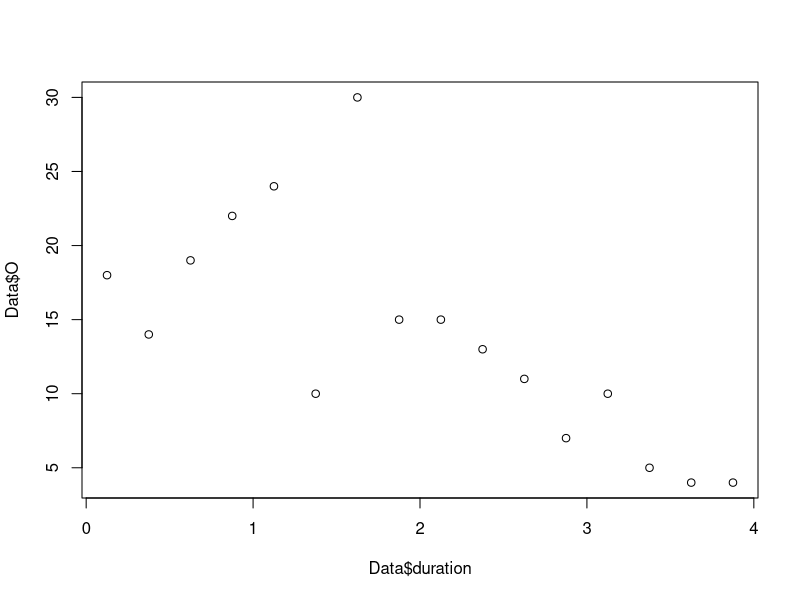
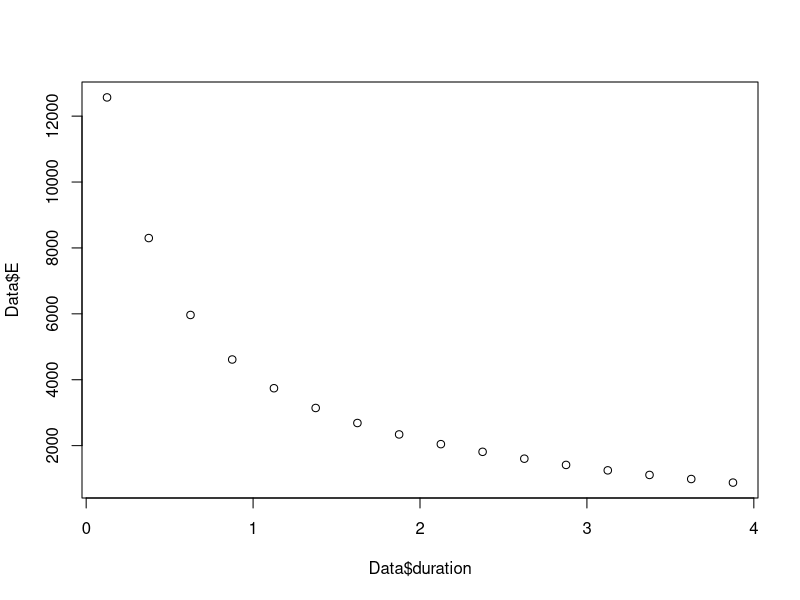
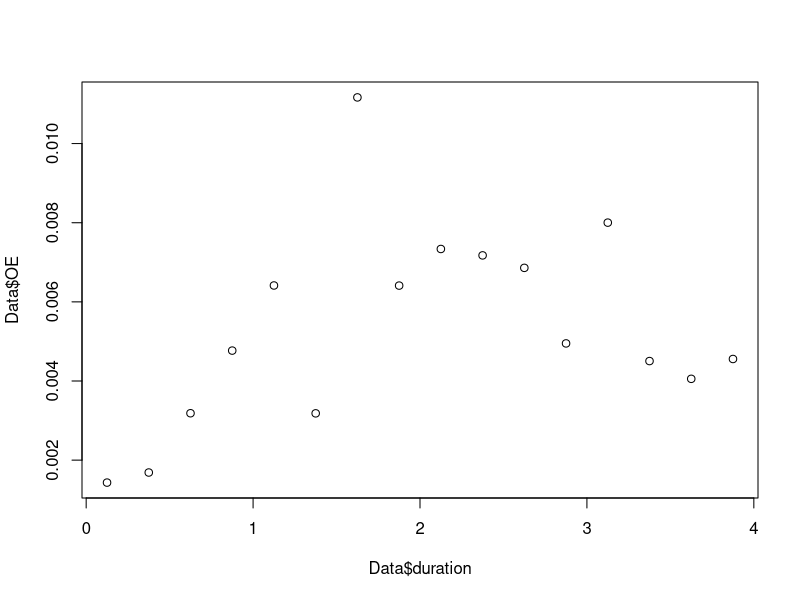

These figures' R source, in order: (Note: this script raises an error after producing the figures.)
######################################################
####               PAKKER OG DATA                 ####
######################################################
library(tidyverse)
library(ggplot2)
library(dplyr)
library(stats)
library(splines)
library(hexbin)

# Indlæs data:
Data <- read_csv("Data/LY/LYRF.csv")

# Opret variabel OE-rater
Data$OE <- Data$O / Data$E

# Vis data og opsummering
View(Data)
summary(Data)


######################################################
####          CENTRERING AF COVARIATER            ####
######################################################

#Centrerer duration
midpointsduration <- c((unique(Data$duration)[-1] + unique(Data$duration)[-length(unique(Data$duration))]) / 2, unique(Data$duration)[length(unique(Data$duration))])
Data$duration <- midpointsduration[match(Data$duration, unique(Data$duration))]

#Fjerner sidste datapunkt for duration
Data <- Data[Data$duration != unique(Data$duration)[length(unique(Data$duration))], ]

# Vis centreret data
View(Data)


######################################################
####            VISUALISERING AF DATA             ####
######################################################

# Plot O mod duration
plot(y = Data$O, x = Data$duration)

# Plot E mod duration
plot(y = Data$E, x = Data$duration)

# Plot OE mod duration
plot(y = Data$OE, x = Data$duration)



######################################################
####                  GLM MODELLER                ####
######################################################

# Lineær model med duration +konstant OE-rate
glm_int <- glm(O ~  offset(log(E)), family = poisson, data = Data)

glm_linear_1 <- glm(O ~  duration, offset = log(E), family = poisson, data = Data)

summary(glm_int)
summary(glm_linear_1)

AIC(glm_int,glm_linear_1)


######################################################
####                 POLYNOMIUM                   ####
######################################################

# Polynomial modeller for duration
glm_poly_1 <- glm(O ~ poly(duration, 1), offset = log(E), family = poisson, data = Data)
glm_poly_2 <- glm(O ~ poly(duration, 2), offset = log(E), family = poisson, data = Data)
glm_poly_4 <- glm(O ~ poly(duration, 4), offset = log(E), family = poisson, data = Data)
glm_poly_6 <- glm(O ~ poly(duration, 6), offset = log(E), family = poisson, data = Data)
glm_poly_8 <- glm(O ~ poly(duration, 8), offset = log(E), family = poisson, data = Data)


# Sammenlign AIC for polynomial modeller for duration
AIC(glm_poly_1, glm_poly_2, glm_poly_4, glm_poly_6, glm_poly_8)

#AIC vælger anden grads

######################################################
####              SPLINES AGE + DUR               ####
######################################################
glm_splines_1 <- glm(O ~ ns(duration, df = 2), offset = log(E), 
                     family = poisson, data = Data)

glm_splines_2 <- glm(O ~ ns(duration, df = 3), offset = log(E), 
                         family = poisson, data = Data)

glm_splines_3 <- glm(O ~ ns(duration, df = 4), offset = log(E), 
                         family = poisson, data = Data)

glm_splines_4 <- glm(O ~ ns(duration, df = 5), offset = log(E), 
                     family = poisson, data = Data)

glm_splines_5 <- glm(O ~ ns(duration, df = 6), offset = log(E), 
                     family = poisson, data = Data)


AIC(glm_splines_2,glm_splines_3,glm_splines_4,glm_splines_5)


#Sammenlignes med polynomier: 
AIC(glm_splines_2,glm_poly_2)

#poly er en micro del bedre


######################################################
####         Prædictions- og residualplot         ####
######################################################
#Indsæt den valgte model: 
model <- glm_poly_2

#Prædiktionsplot
Data$predicted_O <- predict(model, type="response")
predplot<-function(model){Data$predicted_O <- predict(model, type="response")
Data$predicted_OE <- Data$predicted_O/Data$E
# Beregn OE-rater med de korrekte E-værdier

# Plot OE-rates over age
plot(Data$duration, Data$OE, 
     col = "blue", 
     pch = 1, 
     xlab = "Duration",
     ylab = "OE Rate",
     main = "OE-rates with additive model over Duration")
lines(Data$duration, Data$predicted_OE, col = "red", lwd = 2)}

residplotduration(model)
predplot(model)


#Indsæt den valgte model: 
model <- glm_splines_1

#Prædiktionsplot
Data$predicted_O <- predict(model, type="response")
predplot<-function(model){Data$predicted_O <- predict(model, type="response")
Data$predicted_OE <- Data$predicted_O/Data$E
# Beregn OE-rater med de korrekte E-værdier

# Plot OE-rates over age
plot(Data$duration, Data$OE, 
     col = "blue", 
     pch = 1, 
     xlab = "Duration",
     ylab = "OE Rate",
     main = "OE-rates with additive model over Duration")
lines(Data$duration, Data$predicted_OE, col = "red", lwd = 2)}

residplotduration(model)
predplot(model)



######################################################
####               ENDELIGE MODEL                 ####
######################################################

LYRF_final <- glm(O ~ poly(duration, 2), offset = log(E), family = poisson, data = Data)

summary(LYRF_final)

AIC(LYRF_final)








